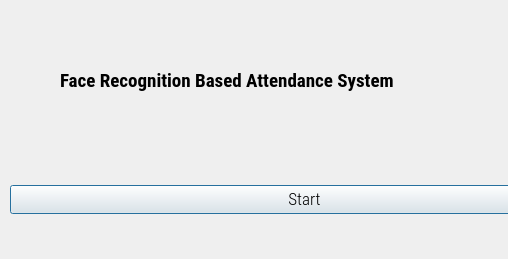
<?xml version="1.0" encoding="UTF-8"?>
<ui version="4.0">
 <class>Dialog</class>
 <widget class="QDialog" name="Dialog">
  <property name="geometry">
   <rect>
    <x>0</x>
    <y>0</y>
    <width>508</width>
    <height>259</height>
   </rect>
  </property>
  <property name="minimumSize">
   <size>
    <width>508</width>
    <height>259</height>
   </size>
  </property>
  <property name="maximumSize">
   <size>
    <width>508</width>
    <height>259</height>
   </size>
  </property>
  <property name="windowTitle">
   <string>Face Recognition Time Attendance App</string>
  </property>
  <property name="windowIcon">
   <iconset resource="resource.qrc">
    <normaloff>:/icon/icon.png</normaloff>:/icon/icon.png</iconset>
  </property>
  <widget class="QWidget" name="verticalLayoutWidget">
   <property name="geometry">
    <rect>
     <x>10</x>
     <y>160</y>
     <width>589</width>
     <height>80</height>
    </rect>
   </property>
   <layout class="QVBoxLayout" name="verticalLayout">
    <item>
     <layout class="QHBoxLayout" name="horizontalLayout">
      <item>
       <widget class="QPushButton" name="runButton">
        <property name="font">
         <font>
          <family>Roboto Condensed Light</family>
          <pointsize>13</pointsize>
         </font>
        </property>
        <property name="text">
         <string>Start</string>
        </property>
       </widget>
      </item>
     </layout>
    </item>
   </layout>
  </widget>
  <widget class="QLabel" name="filelabel">
   <property name="geometry">
    <rect>
     <x>60</x>
     <y>60</y>
     <width>585</width>
     <height>41</height>
    </rect>
   </property>
   <property name="font">
    <font>
     <family>Roboto Condensed</family>
     <pointsize>14</pointsize>
     <weight>75</weight>
     <bold>true</bold>
    </font>
   </property>
   <property name="text">
    <string>Face Recognition Based Attendance System</string>
   </property>
  </widget>
 </widget>
 <resources>
  <include location="resource.qrc"/>
 </resources>
 <connections/>
</ui>
